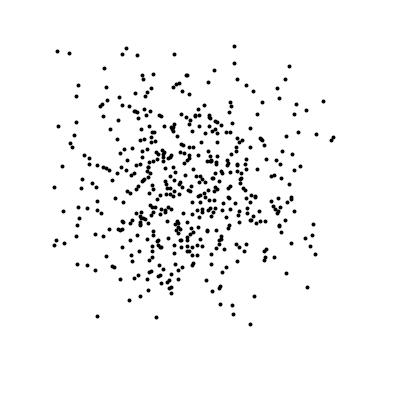
Frame 1 (no input)
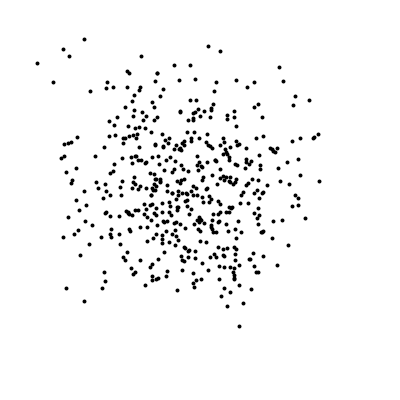
Frame 60 (the mouse pressed at the canvas centre just before this capture)
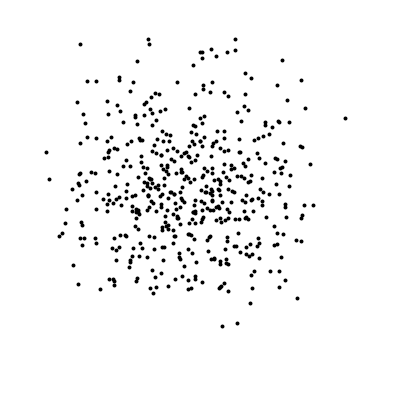
Frame 120 (the mouse held since frame 60 and released just before this capture)

The Processing sketch that drew these frames (run headless with seeded random() and noise(); from frame 60 on, the mouse is pressed at the canvas centre):

// Processing sketch: processing_151840
// ── processing_151840.pde

Fly[] arrB;
int max = 500;

void setup() {
  size(400, 400);
  arrB = new Fly[max];
  for (int i=0;i < max; i++) {
    arrB[i] = new Fly(random(max), random(10000, 10000+max));
  }
 // frameRate(27);
}

void draw() {
  background(255);

  for (int i=0;i < max; i++) {
    arrB[i].drawFly();
  }
}

class Fly {
  float x, y;
  float tx;
  float ty;


  Fly(float xx, float yy) {
    tx = xx;
    ty = yy;
  }

  void moveFly() {
    x = map(noise(tx), 0, 1, 0, width);  
    y = map(noise(ty), 0, 1, 0, height);
    tx += 0.01;
    ty += 0.004;
  }

  void drawFly() {
    moveFly();
    strokeWeight(4);
    stroke(0);
    point (x, y);
  }
}
